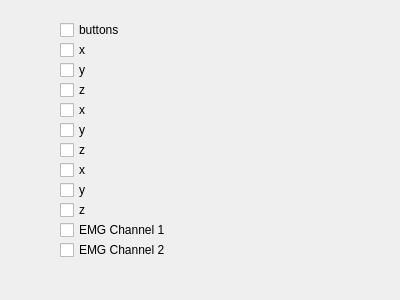
<?xml version="1.0" encoding="UTF-8"?>
<ui version="4.0">
 <class>Dialog</class>
 <widget class="QDialog" name="Dialog">
  <property name="geometry">
   <rect>
    <x>0</x>
    <y>0</y>
    <width>400</width>
    <height>300</height>
   </rect>
  </property>
  <property name="windowTitle">
   <string>Dialog</string>
  </property>
  <widget class="QCheckBox" name="checkBox_imu0_x">
   <property name="geometry">
    <rect>
     <x>60</x>
     <y>40</y>
     <width>87</width>
     <height>20</height>
    </rect>
   </property>
   <property name="text">
    <string>x</string>
   </property>
  </widget>
  <widget class="QCheckBox" name="checkBox_imu0_y">
   <property name="geometry">
    <rect>
     <x>60</x>
     <y>60</y>
     <width>87</width>
     <height>20</height>
    </rect>
   </property>
   <property name="text">
    <string>y</string>
   </property>
  </widget>
  <widget class="QCheckBox" name="checkBox_imu0_z">
   <property name="geometry">
    <rect>
     <x>60</x>
     <y>80</y>
     <width>87</width>
     <height>20</height>
    </rect>
   </property>
   <property name="text">
    <string>z</string>
   </property>
  </widget>
  <widget class="QCheckBox" name="checkBox_imu1_y">
   <property name="geometry">
    <rect>
     <x>60</x>
     <y>120</y>
     <width>87</width>
     <height>20</height>
    </rect>
   </property>
   <property name="text">
    <string>y</string>
   </property>
  </widget>
  <widget class="QCheckBox" name="checkBox_imu1_z">
   <property name="geometry">
    <rect>
     <x>60</x>
     <y>140</y>
     <width>87</width>
     <height>20</height>
    </rect>
   </property>
   <property name="text">
    <string>z</string>
   </property>
  </widget>
  <widget class="QCheckBox" name="checkBox_imu1_x">
   <property name="geometry">
    <rect>
     <x>60</x>
     <y>100</y>
     <width>87</width>
     <height>20</height>
    </rect>
   </property>
   <property name="text">
    <string>x</string>
   </property>
  </widget>
  <widget class="QCheckBox" name="checkBox_imu2_y">
   <property name="geometry">
    <rect>
     <x>60</x>
     <y>180</y>
     <width>87</width>
     <height>20</height>
    </rect>
   </property>
   <property name="text">
    <string>y</string>
   </property>
  </widget>
  <widget class="QCheckBox" name="checkBox_imu2_z">
   <property name="geometry">
    <rect>
     <x>60</x>
     <y>200</y>
     <width>87</width>
     <height>20</height>
    </rect>
   </property>
   <property name="text">
    <string>z</string>
   </property>
  </widget>
  <widget class="QCheckBox" name="checkBox_imu2_x">
   <property name="geometry">
    <rect>
     <x>60</x>
     <y>160</y>
     <width>87</width>
     <height>20</height>
    </rect>
   </property>
   <property name="text">
    <string>x</string>
   </property>
  </widget>
  <widget class="QCheckBox" name="checkBox_EMG_1">
   <property name="geometry">
    <rect>
     <x>60</x>
     <y>220</y>
     <width>121</width>
     <height>20</height>
    </rect>
   </property>
   <property name="text">
    <string>EMG Channel 1</string>
   </property>
  </widget>
  <widget class="QCheckBox" name="checkBox_buttons">
   <property name="geometry">
    <rect>
     <x>60</x>
     <y>20</y>
     <width>87</width>
     <height>20</height>
    </rect>
   </property>
   <property name="text">
    <string>buttons</string>
   </property>
  </widget>
  <widget class="QCheckBox" name="checkBox_EMG_2">
   <property name="geometry">
    <rect>
     <x>60</x>
     <y>240</y>
     <width>121</width>
     <height>20</height>
    </rect>
   </property>
   <property name="text">
    <string>EMG Channel 2</string>
   </property>
  </widget>
 </widget>
 <resources/>
 <connections/>
</ui>
